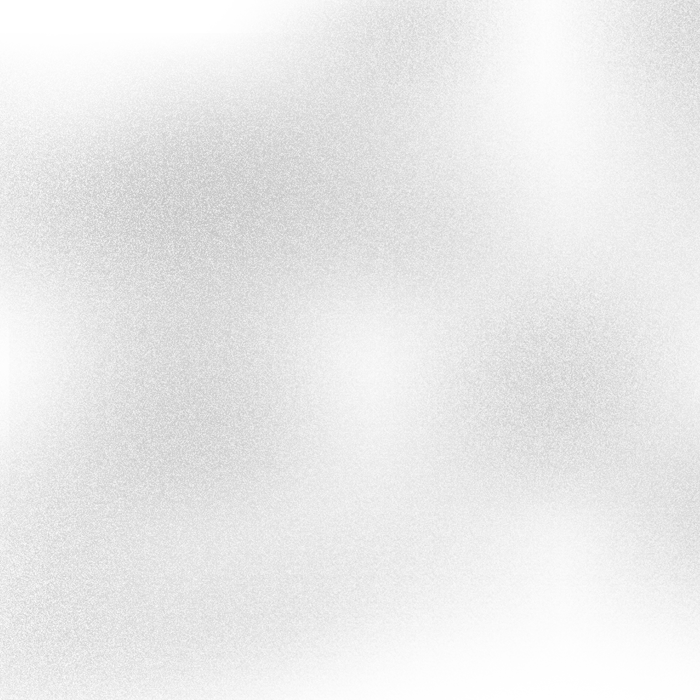
#> input picture jam_image_filter/assets/airbrush.png, 700 x 700 px
$ python triangles.py assets/airbrush.png out.png   (older library calls are emulated)
#> lines starting #> are read from the running program, lines starting #| are printed output that depends on the picture
### jam_image_filter/util.py
import math
import colorsys
import scipy
import scipy.cluster
import scipy.misc
import operator
import math
import Image
import numpy as np
import random

WIDTH = 1700
HEIGHT = 540

def rgb_to_gray(r, g, b, a = None):
    return 0.299 * r + 0.587 * g + 0.114 * b

# [13 lines left out: function get_avg_gray, not called in this run]

def get_dominant_colours(im, n):
    small_width = 50
    small_height = 50
    orig_width, orig_height = im.size
    im = im.resize((small_width, small_height))
    array = scipy.misc.fromimage(im)
    width, height, ncolours = array.shape
    array = array.reshape(width * height, ncolours)
    codes, dist = scipy.cluster.vq.kmeans(array, n)
    codes = np.array([map(int, colour) for colour in codes])

    codes = pad_colours(codes, n)

    #vec, dist = scipy.cluster.vq.vq(array, codes)
    #vec = vec.reshape(width, height)
    #scale = (orig_width / float(small_width), orig_height / float(small_height))
    return codes#, vec, scale

# [178 lines left out: functions pad_colours, order_colours_by_brightness, order_colours_by_hue, order_colours_by_saturation, resize_jam_background, centre_crop and 12 more, not called in this run]

### jam_image_filter/triangles.py
import sys
import aggdraw
import math
import Image
import random
import numpy as np
import util
import os.path
import ImageOps

def get_triangle_path(mid_x, mid_y, min_length = 70, max_length = 70):
    angle = random.random() * (2 * math.pi / 3)
    points = []
    for angle in np.arange(angle, angle + 2 * math.pi, 2 * math.pi / 3):
        length = min_length + random.random() * (max_length - min_length)
        x = mid_x + math.cos(angle) * length
        y = mid_y + math.sin(angle) * length
        points.extend([x, y])
    return points

def triangles(original, n=30, size=150, width=700,
              height=700, min_distance=70, opacity=220):
    original = original.convert('RGB')
    colours = util.get_dominant_colours(original, 8)
    colours_ordered = util.order_colours_by_brightness(colours)
    brightest_colour = list(random.choice(colours_ordered[:3]))
    brightest_colour.append(0)

    new = Image.new('RGBA', (width, height), tuple(brightest_colour))

    draw = aggdraw.Draw(new)

    centres = []

    def is_too_close(x, y):
        for centre in centres:
            if math.sqrt(math.pow(centre[0] - x, 2) +
                         math.pow(centre[1] - y, 2)) < min_distance:
                return True
        return False

    for i in xrange(n):

        colour = tuple(colours[int(random.randint(0, len(colours) - 1))])
        x = random.randint(size / 2, width - 1 - size / 2)
        y = random.randint(size / 2, height - 1 - size / 2)

        if is_too_close(x, y):
            continue

        centres.append((x, y))

        brush = aggdraw.Brush(colour, opacity)
        points = get_triangle_path(x, y, size / 2, size / 2)
        draw.polygon(points, None, brush)
    draw.flush()

    brightest_colour = brightest_colour[0:3]

    texture = Image.open(os.path.dirname(os.path.abspath(__file__)) + '/' +
                         'assets/airbrush.png')
    texture = texture.convert('RGBA')
    r, g, b, a = texture.split()
    texture = ImageOps.grayscale(texture)
    texture = ImageOps.colorize(texture, (0, 0, 0), tuple(brightest_colour))
    texture = texture.convert('RGBA')
    texture.putalpha(a)

    r, g, b, a = new.split()

    texture = texture.crop((0, 0, width, height))
    texture_layer = Image.new('RGBA', (width, height), (0, 0, 0, 0))
    texture_layer.paste(texture, mask=new)
    new.paste(texture_layer, mask=texture_layer)

    im = Image.new('RGB', (width, height), tuple(brightest_colour))
    im.paste(new, mask=a)

    return im

if __name__ == '__main__':
    image = Image.open(sys.argv[1])
#> image is the input picture: PIL image 700x700 RGBA; mean R, G, B, A 57.2, 57.2, 57.2, 27.4
    image = triangles(image)
#> in triangles, `original = original.convert('RGB')`:
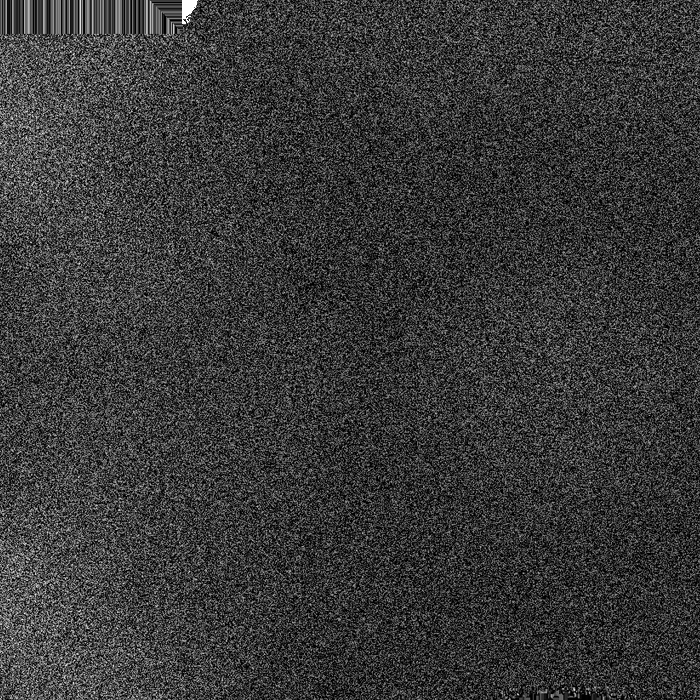
#> original: PIL image 700x700 RGB; min 0, max 255, mean 57.2
#> in get_dominant_colours, `im = im.resize((small_width, small_height))`:
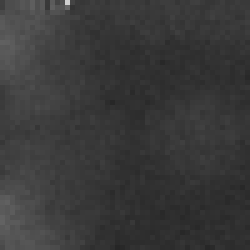
#> im: PIL image 50x50 RGB (shown 5 times larger); min 38, max 208, mean 57.2
#> in get_dominant_colours, `array = array.reshape(width * height, ncolours)`: array = 2500 rows, first 8: [64, 64, 64], [77, 77, 77], [77, 77, 77], [80, 80, 80], [86, 86, 86], [82, 82, 82], [94, 94, 94], [79, 79, 79]
#> (the run stopped early here; a loop or call above may not have finished)

$ run again, with jam_image_filter/assets/tats.png copied over jam_image_filter/assets/airbrush.png
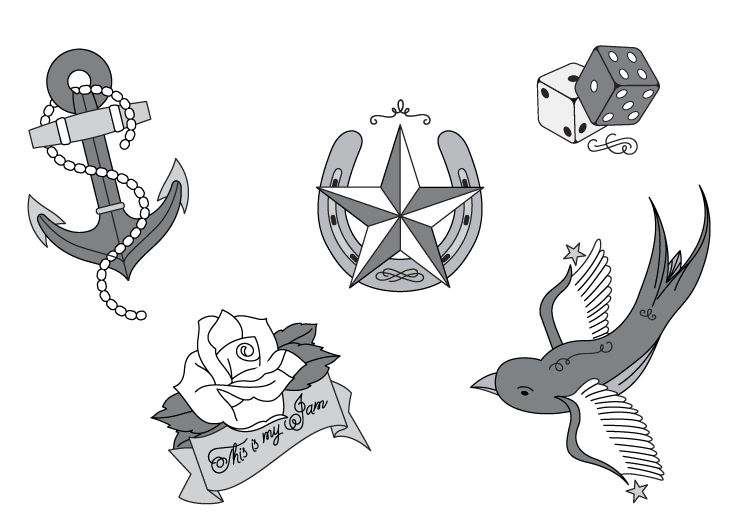
#> input picture jam_image_filter/assets/tats.png, 742 x 524 px
#> image is the input picture: PIL image 742x524 RGBA; mean R, G, B, A 170, 170.1, 170.4, 60.9
#> in triangles, `original = original.convert('RGB')`:
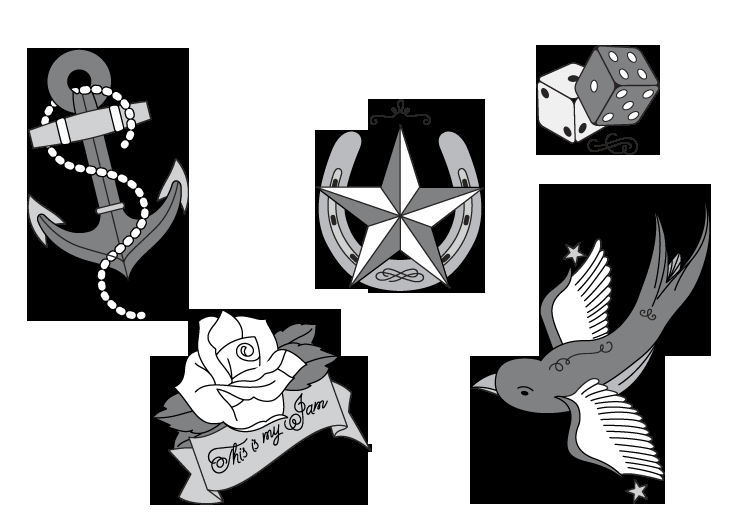
#> original: PIL image 742x524 RGB; mean R, G, B 170, 170.1, 170.4
#> in get_dominant_colours, `im = im.resize((small_width, small_height))`:
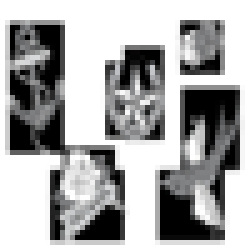
#> im: PIL image 50x50 RGB (shown 5 times larger); mean R, G, B 170, 170.1, 170.3
#> array = 2500 rows, first 8: [255, 255, 255], [255, 255, 255], [255, 255, 255], [255, 255, 255], [255, 255, 255], [255, 255, 255], [255, 255, 255], [255, 255, 255]
